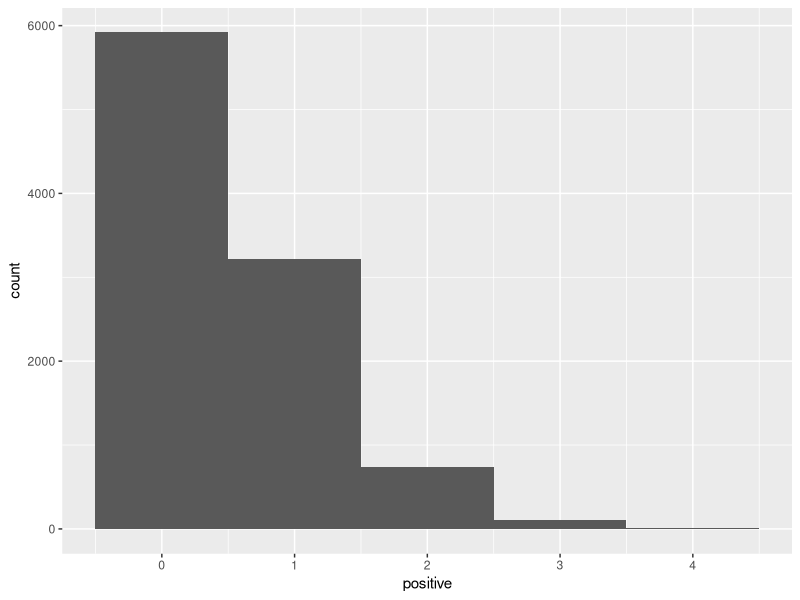
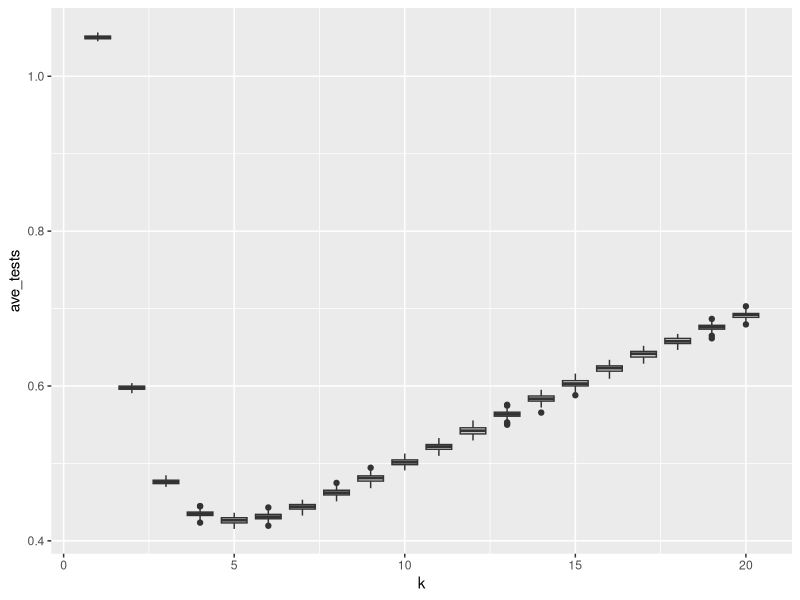

The R source for these figures, in order:
## ---- chunk 1
print("Roses are red,")
print("violets are blue,")
print("R's pretty rad,")
print("and Bayes' rule rules.")
## ---- chunk 2

## ---- chunk 3

# This chunk has a name!
# These lines with '#' are comments. 
# The computer ignores them but humans don't. 
# You can use them to clarify code.
#
# It is good coding style to use comments 
# to clarify any confusing lines.

2 + 3 + 5  # Addition
2 * 3 * 5  # Multiplication
(2 ^ 3) ^ 5  # Exponentiation
## ---- chunk 4
# Three variables
a <- 42
b = 42
a <- TRUE # Overwrite a with a new value
word_variable <- 'words go in quotes!'  # Variable names don't have spaces

# A list of the three variables
list_of_data <- list(a, b, word_variable)
print(list_of_data)

## ---- chunk 5
knitr::opts_chunk$set(echo = TRUE)  # Set up knitr
## ---- chunk 6
library(tidyverse)  # Import the tidyverse package
knitr::opts_chunk$set(echo = TRUE)  # ready knitr 
## ---- chunk 7
k <- 10  # Number of people in a pool
samps <- 10000  # The total number of pools we test.

## ---- chunk 8
pos_rate <- 0.05  # The rate at which people have COVID. This is now a variable and is saved.
rbinom(1, size = k, prob = pos_rate)  # This randomly picks the number of people with covid in one pool from a binomial distribution.
## ---- chunk 9
# Make 42 random draws from the binomial distribution.
rbinom(42, size = k, prob = pos_rate)  

# Make 10 random draws, with positive rate of 50%.
rbinom(10, size = k, prob = 0.5)  
## ---- chunk 10
# Write your answer here.

## ---- chunk 11
?rbinom

# Write down the three other types of bionomial function's names. 
## ---- chunk 12
# Make a vector of all the pools, 
# where the i'th pool has the number of people with COVID in it.
positive <- rbinom(n = samps, size = k, prob = pos_rate) 

# Arrange data in a tibble.
# Look in your Environment panel and click pools to see what this data looks like.
pools <- tibble(positive)  
## ---- chunk 13
# Make a plot and say what data we will plot
ggplot(data = pools, aes(x = positive)) +  
  geom_histogram(binwidth = 1) 
## ---- chunk 14
# 'mutate' adds two columns to the data frame, one called 'retest'
# and one called 'tests'. These columns are filled with the values provided.
# You can look at the pools variable before and after running this to see what changed!
pools <- mutate(pools, retest = sign(positive) , tests = 1 + retest * k)  

# Take mean number of tests needed
mean(pools$tests) / k
## ---- chunk 15
pools <- pools %>% 
  mutate(retest = sign(positive) , tests = 1 + retest * k)  
## ---- chunk 16

z = -10 + 3i  # The imaginary number 2 + 3i

z %>%
  Re() %>%  # Take the real part...
  abs() %>% # then take the absolute value...
  log(base = 10)  # then take log base ten.
  

# Same thing but now save it as the variable a
a <- z %>%
  Re() %>%  # Take the real part...
  abs() %>% # then take the absolute value...
  log(base = 10)  # the take the log base ten.

print(a)
## ---- chunk 17

z = -10 + 3i

a = log(abs(Re(z)), base = 10)

## ---- chunk 18

# Modify this code.

z = -10 + 3i  # The imaginary number 2 + 3i

z %>%
  Re() %>%  # Take the real part...
  abs() %>% # then take the absolute value...
  log(base = 10)  # then take the log base ten.
  


## ---- chunk 19

# This function takes in a pool size k and 
# returns the mean number of tests needed
# to identify everybody that has COVID.

calc_tests <- function(k) {
  
  pos_rate <- 0.05
  samps <- 10000
  positive = rbinom(n = samps, size = k, prob = pos_rate)  # Make new data for each run
  pools <-  tibble(positive)
  
  pools <- pools %>%
    mutate(retest = sign(positive) , tests= 1 + retest * k)
  
  output <- mean(pools$tests) / k
  
  output  # Return the mean

}

## ---- chunk 20
calc_tests(2)  # Mean tests needed for when pools have three people each
## ---- chunk 21
# make a new tibble that contains the pool size *k* 
# for each replicate and does each replicate 100 times.
keffects <- tibble(k = rep(seq(20), 100)) 

# Calculate the average number of tests needed
keffects <- keffects %>%
  rowwise() %>%
  mutate(ave_tests = calc_tests(k), poolsize = as.integer(k))  # convert *k* to an integer to get geom_boxplot to work properly. 


ggplot(data = keffects, aes(x = k, y = ave_tests, group = poolsize)) +
  geom_boxplot()




